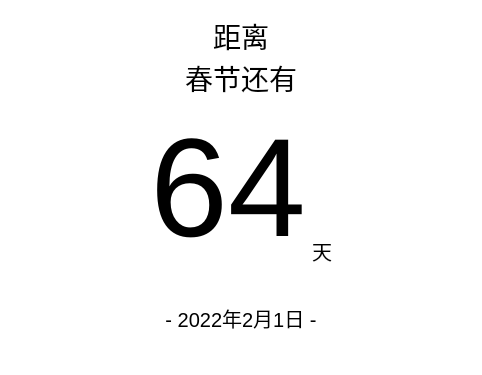
<?xml version="1.0" encoding="UTF-8"?>
<ui version="4.0">
 <class>NewYearCountDown</class>
 <widget class="QFrame" name="NewYearCountDown">
  <property name="geometry">
   <rect>
    <x>0</x>
    <y>0</y>
    <width>482</width>
    <height>375</height>
   </rect>
  </property>
  <property name="windowTitle">
   <string>Frame</string>
  </property>
  <property name="styleSheet">
   <string notr="true">*{
	font-family: &quot;Microsoft YaHei&quot;;
}

#NewYearCountDown
{
	background-color: rgb(255, 255, 255);
	border:1px solid &quot;lightGray&quot;;
	border-radius: 8px;
}
</string>
  </property>
  <layout class="QVBoxLayout" name="verticalLayout">
   <item>
    <widget class="QLabel" name="label">
     <property name="styleSheet">
      <string notr="true">color: rgb(0, 0, 0);
font-size:28px;</string>
     </property>
     <property name="text">
      <string>距离
春节还有</string>
     </property>
     <property name="alignment">
      <set>Qt::AlignCenter</set>
     </property>
    </widget>
   </item>
   <item>
    <layout class="QHBoxLayout" name="horizontalLayout" stretch="1,0,0,1">
     <item>
      <spacer name="horizontalSpacer">
       <property name="orientation">
        <enum>Qt::Horizontal</enum>
       </property>
       <property name="sizeHint" stdset="0">
        <size>
         <width>40</width>
         <height>20</height>
        </size>
       </property>
      </spacer>
     </item>
     <item>
      <widget class="QLabel" name="countDownLabel">
       <property name="styleSheet">
        <string notr="true">color: &quot;#E93A3F&quot;;
font-size:140px;</string>
       </property>
       <property name="text">
        <string>64</string>
       </property>
       <property name="alignment">
        <set>Qt::AlignBottom|Qt::AlignLeading|Qt::AlignLeft</set>
       </property>
      </widget>
     </item>
     <item>
      <widget class="QLabel" name="label_3">
       <property name="styleSheet">
        <string notr="true">color: &quot;#E93A3F&quot;;
font-size: 20px;</string>
       </property>
       <property name="text">
        <string>天</string>
       </property>
       <property name="alignment">
        <set>Qt::AlignBottom|Qt::AlignLeading|Qt::AlignLeft</set>
       </property>
      </widget>
     </item>
     <item>
      <spacer name="horizontalSpacer_2">
       <property name="orientation">
        <enum>Qt::Horizontal</enum>
       </property>
       <property name="sizeHint" stdset="0">
        <size>
         <width>40</width>
         <height>20</height>
        </size>
       </property>
      </spacer>
     </item>
    </layout>
   </item>
   <item>
    <widget class="QLabel" name="dateLabel">
     <property name="styleSheet">
      <string notr="true">color: &quot;#A6A6A6&quot;;
font-size: 20px;</string>
     </property>
     <property name="text">
      <string>- 2022年2月1日 -</string>
     </property>
     <property name="alignment">
      <set>Qt::AlignCenter</set>
     </property>
    </widget>
   </item>
  </layout>
 </widget>
 <resources/>
 <connections/>
</ui>
